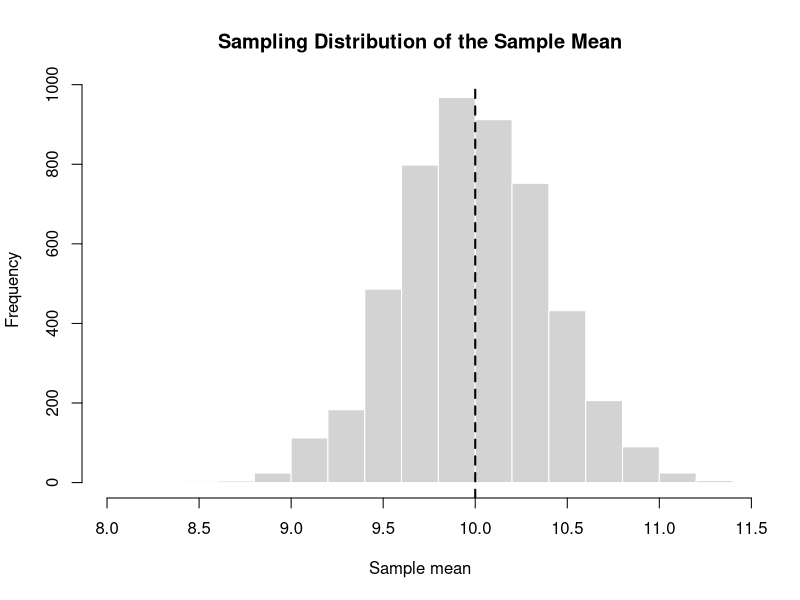
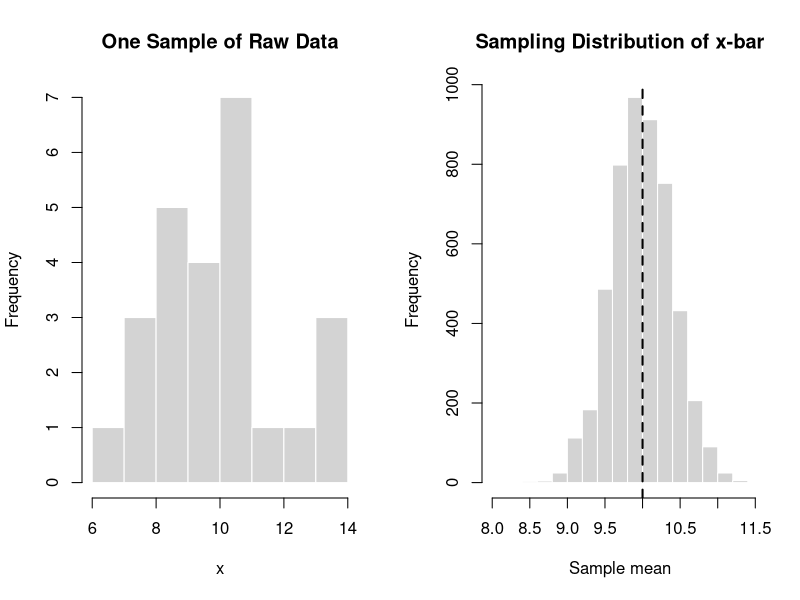
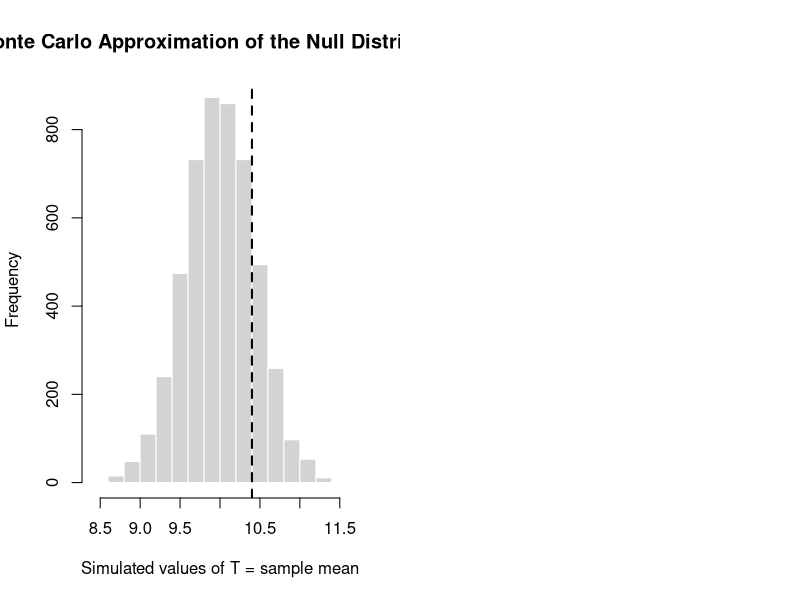

Generate these figures, in order, with R:
## ---- chunk 1
set.seed(4279)

# Settings
n <- 25          # sample size
B <- 5000        # number of repeated samples

# Store the sample means
sample_means <- numeric(B)

# Repeated sampling
for (b in 1:B) {
  x <- rnorm(n, mean = 10, sd = 2)   # draw one sample from the population
  sample_means[b] <- mean(x)         # compute the statistic
}

# View the sampling distribution
hist(sample_means,
     main = "Sampling Distribution of the Sample Mean",
     xlab = "Sample mean",
     col = "lightgray",
     border = "white")

# Compare to the population mean
abline(v = 10, lwd = 2, lty = 2)
## ---- chunk 2
set.seed(123)

# One sample from the population
x <- rnorm(25, mean = 10, sd = 2)

par(mfrow = c(1, 2))

hist(x,
     main = "One Sample of Raw Data",
     xlab = "x",
     col = "lightgray",
     border = "white")

hist(sample_means,
     main = "Sampling Distribution of x-bar",
     xlab = "Sample mean",
     col = "lightgray",
     border = "white")

abline(v = 10, lwd = 2, lty = 2)
## ---- chunk 3
set.seed(123)

# Observed data
x_obs <- c(10.8, 9.7, 10.5, 11.1, 9.9, 10.4, 10.2, 10.7,
           9.8, 10.9, 10.1, 10.6, 11.0, 9.6, 10.3, 10.8,
           10.0, 10.5, 10.4, 10.7)

# Observed test statistic
T_obs <- mean(x_obs)

# Null hypothesis: mu = 10
mu0 <- 10
sigma <- 2
n <- length(x_obs)
B <- 5000

# Monte Carlo simulation under H0
T_null <- numeric(B)

for (b in 1:B) {
  x_sim <- rnorm(n, mean = mu0, sd = sigma)
  T_null[b] <- mean(x_sim)
}

# Plot simulated null distribution
hist(T_null,
     main = "Monte Carlo Approximation of the Null Distribution",
     xlab = "Simulated values of T = sample mean",
     col = "lightgray",
     border = "white")

abline(v = T_obs, lwd = 2, lty = 2)

# Two-sided Monte Carlo p-value
p_val <- mean(abs(T_null - mu0) >= abs(T_obs - mu0))
p_val
